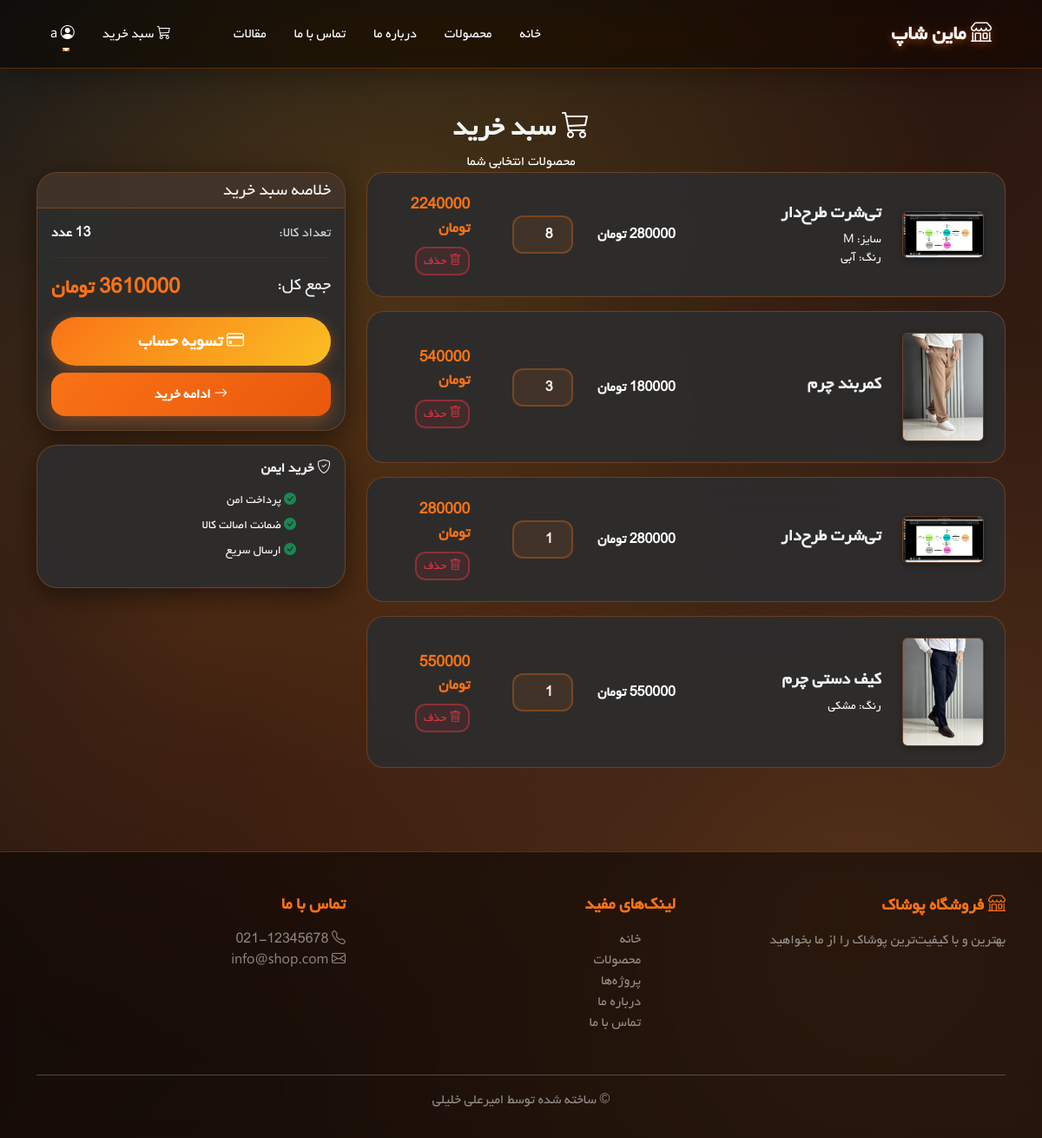
The app's page /cart/ (signed in) with its own data.
### shop/models.py (models this page shows, shortened)
class CartItem(models.Model):
    cart = models.ForeignKey(Cart, on_delete=models.CASCADE,
                              related_name='items', verbose_name='سبد خرید')
    product = models.ForeignKey(Product, on_delete=models.CASCADE, verbose_name='محصول')
    quantity = models.PositiveIntegerField(default=1, verbose_name='تعداد')
    size = models.CharField(max_length=10, blank=True, verbose_name='سایز')
    color = models.CharField(max_length=50, blank=True, verbose_name='رنگ')
    class Meta:
        verbose_name = 'آیتم سبد'
        verbose_name_plural = 'آیتم‌های سبد'
    def get_total_price(self):
        return self.product.get_final_price() * self.quantity

class Product(models.Model):
    SIZE_CHOICES = [
        ('XS', 'XS'),
        ('S', 'S'),
        ('M', 'M'),
        ('L', 'L'),
        ('XL', 'XL'),
        ('XXL', 'XXL'),
    ]
    category = models.ForeignKey(Category, on_delete=models.CASCADE,
                                  related_name='products', verbose_name='دسته‌بندی')
    name = models.CharField(max_length=200, verbose_name='نام محصول')
    slug = models.SlugField(max_length=200, unique=True, allow_unicode=True)
    description = models.TextField(verbose_name='توضیحات')
    price = models.DecimalField(max_digits=12, decimal_places=0, verbose_name='قیمت (تومان)')
    discount_price = models.DecimalField(max_digits=12, decimal_places=0,
                                          blank=True, null=True, verbose_name='قیمت با تخفیف')
    image = models.ImageField(upload_to='products/', blank=True, null=True, verbose_name='تصویر اصلی')
    image2 = models.ImageField(upload_to='products/', blank=True, null=True, verbose_name='تصویر دوم')
    image3 = models.ImageField(upload_to='products/', blank=True, null=True, verbose_name='تصویر سوم')
    stock = models.PositiveIntegerField(default=0, verbose_name='موجودی')
    available = models.BooleanField(default=True, verbose_name='موجود')
    sizes = models.CharField(max_length=50, blank=True, verbose_name='سایزهای موجود',
                              help_text='مثال: S,M,L,XL')
    colors = models.CharField(max_length=200, blank=True, verbose_name='رنگ‌های موجود',
                               help_text='مثال: قرمز,آبی,سبز')
    is_featured = models.BooleanField(default=False, verbose_name='ویژه')
    created_at = models.DateTimeField(auto_now_add=True)
    updated_at = models.DateTimeField(auto_now=True)
    class Meta:
        verbose_name = 'محصول'
        verbose_name_plural = 'محصولات'
        ordering = ['-created_at']
    def get_final_price(self):
        return self.discount_price if self.discount_price else self.price

class Cart(models.Model):
    user = models.ForeignKey(User, on_delete=models.CASCADE,
                              related_name='carts', verbose_name='کاربر')
    created_at = models.DateTimeField(auto_now_add=True)
    updated_at = models.DateTimeField(auto_now=True)
    is_active = models.BooleanField(default=True)
    class Meta:
        verbose_name = 'سبد خرید'
        verbose_name_plural = 'سبدهای خرید'
    def get_total_price(self):
        return sum(item.get_total_price() for item in self.items.all())
    def get_items_count(self):
        return sum(item.quantity for item in self.items.all())

### shop/views.py (the view)
# urls.py: path('cart/', views.cart_view, name='cart'),
@login_required
def cart_view(request):
    cart, created = Cart.objects.get_or_create(user=request.user, is_active=True)
    context = {'cart': cart}
    return render(request, 'shop/cart.html', context)

### shop/context_processors.py (called while the page is built)
def cart_count(request):
    count = 0
    if request.user.is_authenticated:
        try:
            cart = Cart.objects.filter(user=request.user, is_active=True).first()
            if cart:
                count = cart.get_items_count()
        except:
            pass
    return {'cart_items_count': count}

### templates/shop/cart.html (shortened to what this page needs)
{% extends 'base.html' %}
{% block content %}
<div class="container my-5">
    <div class="cart-header text-center">
        <h2 class="fw-bold mb-2"><i class="bi bi-cart3"></i> سبد خرید</h2>
        <p class="text-white mb-0">محصولات انتخابی شما</p>
    </div>
    {% if cart.items.all %}
    <div class="row">
        <div class="col-md-8">
            {% for item in cart.items.all %}
            <div class="cart-item">
                <div class="row align-items-center">
                        <div class="col-md-2">
                            {% if item.product.image %}
                                <img src="{{ item.product.image.url }}" class="img-fluid rounded" alt="{{ item.product.name }}">
                            {% else %}
                                <img src="https://via.placeholder.com/100x100" class="img-fluid rounded" alt="{{ item.product.name }}">
                            {% endif %}
                        </div>
                        <div class="col-md-4">
                            <h5 class="fw-bold">{{ item.product.name }}</h5>
                            {% if item.size %}<p class="mb-0 text-white small">سایز: {{ item.size }}</p>{% endif %}
                            {% if item.color %}<p class="mb-0 text-white small">رنگ: {{ item.color }}</p>{% endif %}
                        </div>
                        <div class="col-md-2">
                            <p class="mb-0 fw-bold text-white">{{ item.product.get_final_price|floatformat:0 }} تومان</p>
                        </div>
                        <div class="col-md-2">
                            <form method="post" action="{% url 'shop:update_cart_item' item.id %}" class="d-inline">
                                <input type="number" name="quantity" value="{{ item.quantity }}" min="1"
                                       class="form-control quantity-input" style="width: 70px;"
                                       onchange="this.form.submit()">
                            </form>
                        </div>
                        <div class="col-md-2 text-end">
                            <p class="mb-2 fw-bold price-new" style="font-size: 1.1rem;">{{ item.get_total_price|floatformat:0 }} تومان</p>
                            <form method="post" action="{% url 'shop:remove_from_cart' item.id %}" class="d-inline">
                                <button type="submit" class="btn btn-sm btn-outline-danger">
                                    <i class="bi bi-trash"></i> حذف
                                </button>
                            </form>
                        </div>
                </div>
            </div>
            {% endfor %}
        </div>
        <div class="col-md-4">
            <div class="card">
                <div class="card-header" style="background: rgba(249, 115, 22, 0.1); border-bottom: 1px solid var(--card-border);">
                    <h5 class="mb-0" style="color: var(--text-primary);">خلاصه سبد خرید</h5>
                </div>
                <div class="card-body">
                    <div class="d-flex justify-content-between mb-2">
                        <span style="color: var(--text-secondary);">تعداد کالا:</span>
                        <span class="fw-bold" style="color: var(--text-primary);">{{ cart.get_items_count }} عدد</span>
                    </div>
                    <hr style="border-color: var(--card-border);">
                    <div class="d-flex justify-content-between mb-3">
                        <span class="fs-5" style="color: var(--text-primary);">جمع کل:</span>
                        <span class="fs-4 fw-bold price-new">{{ cart.get_total_price|floatformat:0 }} تومان</span>
                    </div>
                    <a href="{% url 'shop:checkout' %}" class="btn btn-success w-100 btn-lg">
                        <i class="bi bi-credit-card"></i> تسویه حساب
                    </a>
                    <a href="{% url 'shop:product_list' %}" class="btn btn-primary w-100 mt-2">
                        <i class="bi bi-arrow-right"></i> ادامه خرید
                    </a>
                </div>
            </div>
            <div class="card mt-3">
                <div class="card-body">
                    <h6 class="fw-bold mb-3" style="color: var(--text-primary);"><i class="bi bi-shield-check"></i> خرید ایمن</h6>
                    <ul class="list-unstyled small text-white">
                        <li class="mb-2"><i class="bi bi-check-circle-fill text-success"></i> پرداخت امن</li>
                        <li class="mb-2"><i class="bi bi-check-circle-fill text-success"></i> ضمانت اصالت کالا</li>
                        <li class="mb-2"><i class="bi bi-check-circle-fill text-success"></i> ارسال سریع</li>
                    </ul>
                </div>
            </div>
        </div>
    </div>
    {% endif %}
</div>
{% endblock %}

### templates/base.html (shortened to what this page needs)
{% load static %}
<!DOCTYPE html>
<html lang="fa" dir="rtl" data-theme="dark">
<head>
     <link rel="stylesheet" href="{% static 'css/bootstrap.min.css' %}">
     <link rel="stylesheet" href="{% static 'icons/bootstrap-icons.css' %}">
</head>
<body>
    <nav class="navbar navbar-expand-lg sticky-top">
        <div class="container">
            <a class="navbar-brand" href="{% url 'shop:home' %}">
                <i class="bi bi-shop"></i> ماین شاپ
            </a>
            <div class="collapse navbar-collapse" id="navbarNav">
                <ul class="navbar-nav me-auto">
                    <li class="nav-item">
                        <a class="nav-link" href="{% url 'shop:home' %}">خانه</a>
                    </li>
                    <li class="nav-item">
                        <a class="nav-link" href="{% url 'shop:product_list' %}">محصولات</a>
                    </li>
                    <li class="nav-item">
                        <a class="nav-link" href="{% url 'shop:about' %}">درباره ما</a>
                    </li>
                    <li class="nav-item">
                        <a class="nav-link" href="{% url 'shop:contact' %}">تماس با ما</a>
                    </li>
                    <li class="nav-item">
                        <a class="nav-link" href="{% url 'shop:projects' %}">مقالات</a>
                    </li>
                </ul>
                <ul class="navbar-nav">
                    {% if user.is_authenticated %}
                    <li class="nav-item">
                        <a class="nav-link position-relative" href="{% url 'shop:cart' %}">
                            <i class="bi bi-cart3"></i> سبد خرید
                        </a>
                    </li>
                    <li class="nav-item dropdown">
                        <a class="nav-link dropdown-toggle" href="#" role="button" data-bs-toggle="dropdown">
                            <i class="bi bi-person-circle"></i> {{ user.username }}
                        </a>
                    </li>
                    {% endif %}
                </ul>
            </div>
        </div>
    </nav>
    {% block content %}{% endblock %}
    <footer>
        <div class="container">
            <div class="row">
                <div class="col-md-4 mb-3">
                    <h5><i class="bi bi-shop"></i> فروشگاه پوشاک</h5>
                    <p class="text-white-50">بهترین و با کیفیت‌ترین پوشاک را از ما بخواهید</p>
                </div>
                <div class="col-md-4 mb-3">
                    <h5>لینک‌های مفید</h5>
                    <ul class="list-unstyled">
                        <li><a href="{% url 'shop:home' %}" class="text-white-50 text-decoration-none">خانه</a></li>
                        <li><a href="{% url 'shop:product_list' %}" class="text-white-50 text-decoration-none">محصولات</a></li>
                        <li><a href="{% url 'shop:projects' %}" class="text-white-50 text-decoration-none">پروژه‌ها</a></li>
                        <li><a href="{% url 'shop:about' %}" class="text-white-50 text-decoration-none">درباره ما</a></li>
                        <li><a href="{% url 'shop:contact' %}" class="text-white-50 text-decoration-none">تماس با ما</a></li>
                    </ul>
                </div>
                <div class="col-md-4 mb-3">
                    <h5>تماس با ما</h5>
                    <p class="text-white-50">
                        <i class="bi bi-telephone"></i> 021-12345678<br>
                        <i class="bi bi-envelope"></i> info@shop.com
                    </p>
                </div>
            </div>
            <hr class="bg-white">
            <div class="text-center text-white-50">
                <p>&copy; ساخته شده توسط امیرعلی خلیلی</p>
            </div>
        </div>
    </footer>
</body>
</html>

### records on screen
CartItem: product.image (picture), product.name "تی‌شرت طرح‌دار", size "M", color "آبی", product.get_final_price "280000", quantity "8", get_total_price "2240000"
CartItem: product.image (picture), product.name "کمربند چرم", product.get_final_price "180000", quantity "3", get_total_price "540000"
CartItem: product.image (picture), product.name "تی‌شرت طرح‌دار", product.get_final_price "280000", quantity "1", get_total_price "280000"
CartItem: product.image (picture), product.name "کیف دستی چرم", color "مشکی", product.get_final_price "550000", quantity "1", get_total_price "550000"
Cart: get_items_count "13", get_total_price "3610000"

### other values on screen
{{ user.username }} "a"
